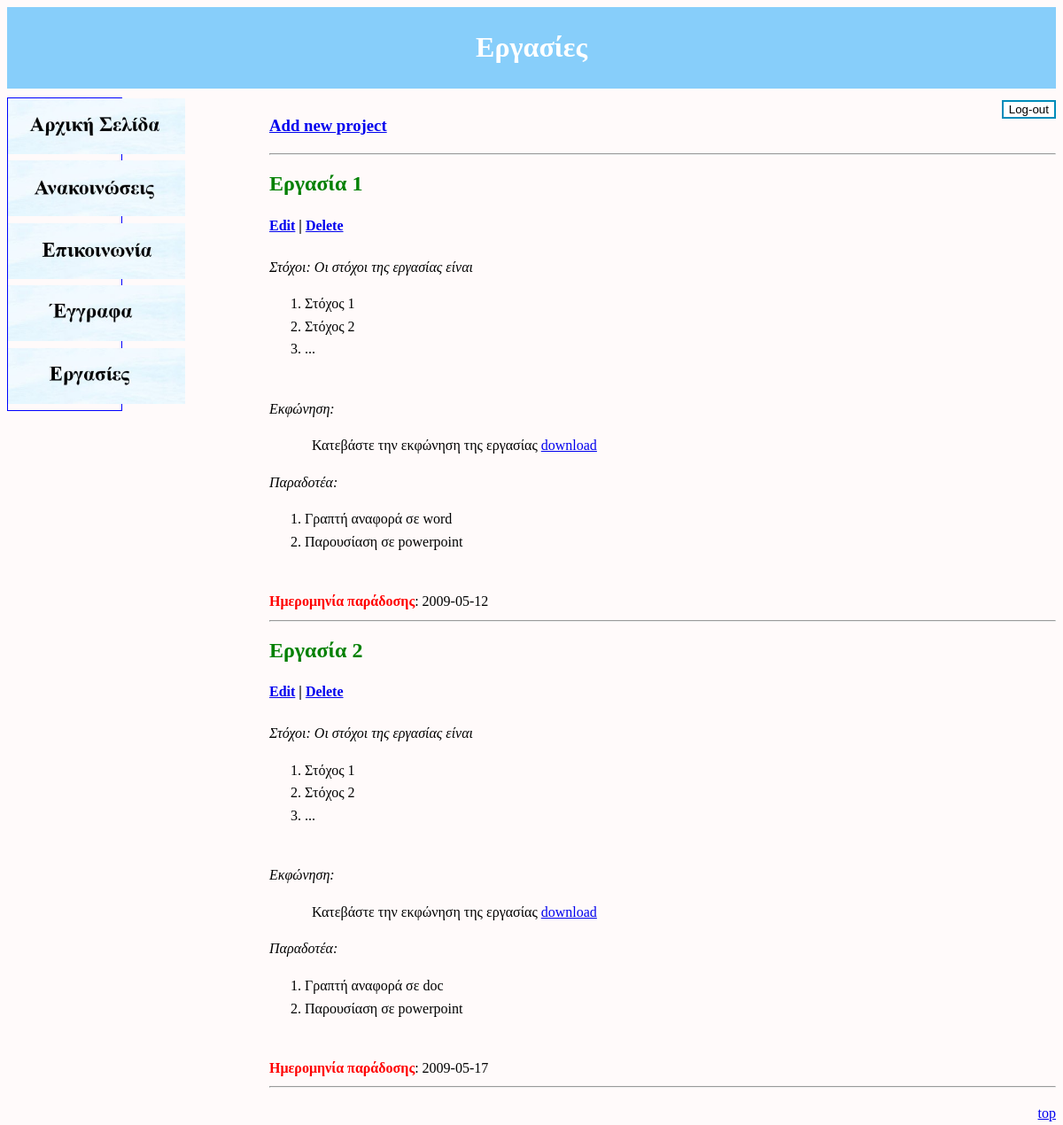
Screenshot of /homework.php (signed in) with the database file from the repository.
### tables this page shows
CREATE TABLE `homework` (
  `id` int(11) NOT NULL,
  `goal` varchar(100) NOT NULL,
  `description` varchar(2000) NOT NULL,
  `submit` varchar(100) NOT NULL,
  `endDate` date NOT NULL
);

### homework.php (the view, shortened to what this page needs)
<?php
$role = $_SESSION['userRole'];
?>
<!DOCTYPE html>
<html>
<head>
  <link rel="stylesheet" type="text/css" href="style.css">
</head>
<body>
  <?php
  include "header.php";
  ?>
  <div class="mainText">
  <form action="homework.php" method="POST" style="float:right">
      <input id="signInBtn" type="submit" name="logoutBtn" value="Log-out" />
    </form>
    <?php
    include "includes/dataBase.php";
    $do = "SELECT * FROM homework";
    mysqli_set_charset($conn, "utf8");
    $query = mysqli_query($conn, $do);
    $results = mysqli_fetch_assoc($query);
    if($role=="Tutor"){
      ?><h3><a href = "add/addHomeWork.php">Add new project</a></h3><hr><?php
    }
    $counter=0;
    do {
      $counter++;
      $id = $results['id'];
      $goal = $results['goal'];
      $description = $results['description'];
      $submit = $results['submit'];
      $date = $results['endDate'];
      ?>
      <div class="homework">
        <h2>Εργασία <?php echo $counter ?></h2>
        <?php
        if($role=='Tutor'){
          ?><h4><a href = "edit/editHomeWork.php?id=<?php echo $id?>">Edit</a> | <a href = "homework.php?id=<?php echo $id?>">Delete</a></h4><?php
        }
        ?>
        <p>
          <i>Στόχοι: Οι στόχοι της εργασίας είναι </i><br>
          <ol>
            <?php echo $goal ?> <br>
          </ol>
          <i>Εκφώνηση:</i><br><p style="text-indent :3em;" >Κατεβάστε την εκφώνηση της εργασίας <a href=<?php echo $description?> download>download</a></p>
          <i>Παραδοτέα: </i>
          <ol>
            <?php echo $submit ?> <br>
          </ol>
          <span><b>Ημερομηνία παράδοσης</b>: <?php echo $date ?></span>
          <hr>
        </p>
      </div>
    <?php
  } while ($results = mysqli_fetch_assoc($query))
    ?>
    <a href="#top" style="float: right;">top</a>
  </div>
</body>
</html>

### style.css (style rules this page uses)
body { background-color: #FFFAFA; }
.mainText { float: right; width: 75%; font-size: 16px; line-height: 1.6em; margin-top: 10px; box-sizing: border-box; }
h2 { color: green; }
span b { color: red; }
#signInBtn { background-color: white; color: black; border: 2px solid #008CBA; }

### rows the page displays
homework: goal "Στόχος 1 Στόχος 2 ...", submit "Γραπτή αναφορά σε word Παρουσίαση σε powerpoint", endDate "2009-05-12"
homework: goal "Στόχος 1 Στόχος 2 ...", submit "Γραπτή αναφορά σε doc Παρουσίαση σε powerpoint", endDate "2009-05-17"

### other values shown
$header "Εργασίες"
